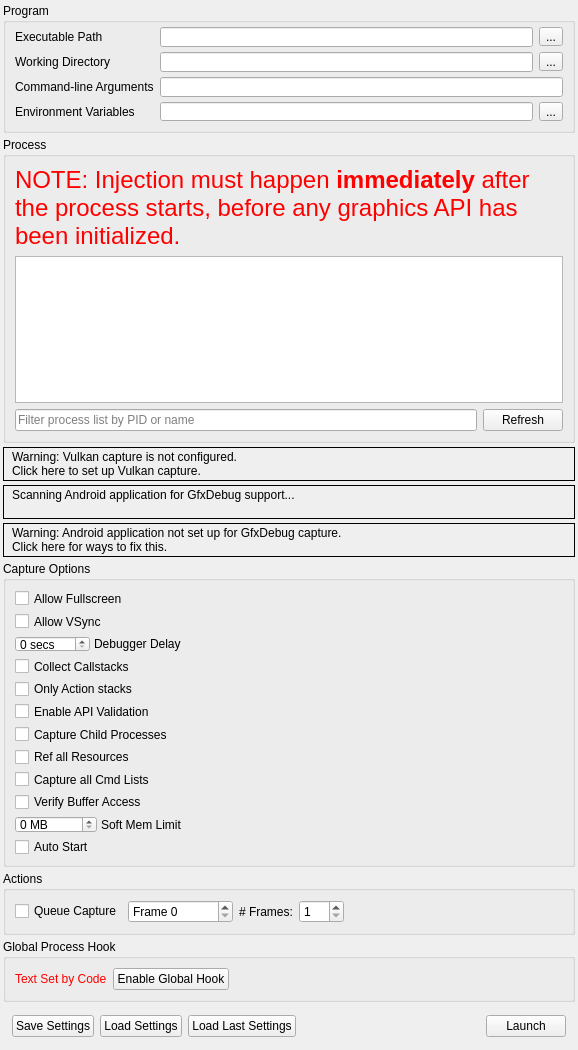
<?xml version="1.0" encoding="UTF-8"?>
<ui version="4.0">
 <class>CaptureDialog</class>
 <widget class="QFrame" name="CaptureDialog">
  <property name="geometry">
   <rect>
    <x>0</x>
    <y>0</y>
    <width>578</width>
    <height>1025</height>
   </rect>
  </property>
  <property name="windowTitle">
   <string>Launch Application</string>
  </property>
  <layout class="QVBoxLayout" name="verticalLayout">
   <property name="spacing">
    <number>4</number>
   </property>
   <property name="leftMargin">
    <number>3</number>
   </property>
   <property name="topMargin">
    <number>3</number>
   </property>
   <property name="rightMargin">
    <number>3</number>
   </property>
   <property name="bottomMargin">
    <number>3</number>
   </property>
   <item>
    <widget class="QGroupBox" name="exeGroup">
     <property name="sizePolicy">
      <sizepolicy hsizetype="Preferred" vsizetype="Minimum">
       <horstretch>0</horstretch>
       <verstretch>0</verstretch>
      </sizepolicy>
     </property>
     <property name="minimumSize">
      <size>
       <width>250</width>
       <height>130</height>
      </size>
     </property>
     <property name="title">
      <string>Program</string>
     </property>
     <layout class="QGridLayout" name="gridLayout">
      <property name="topMargin">
       <number>4</number>
      </property>
      <item row="0" column="0">
       <widget class="QLabel" name="exePathLabel">
        <property name="toolTip">
         <string>Browse for an executable file</string>
        </property>
        <property name="text">
         <string>Executable Path</string>
        </property>
       </widget>
      </item>
      <item row="0" column="2">
       <widget class="RDLineEdit" name="exePath">
        <property name="minimumSize">
         <size>
          <width>0</width>
          <height>20</height>
         </size>
        </property>
        <property name="toolTip">
         <string>Browse for an executable file</string>
        </property>
       </widget>
      </item>
      <item row="0" column="3">
       <widget class="QToolButton" name="exePathBrowse">
        <property name="toolTip">
         <string>Browse for an executable file</string>
        </property>
        <property name="text">
         <string>...</string>
        </property>
       </widget>
      </item>
      <item row="1" column="0">
       <widget class="QLabel" name="workDirLabel">
        <property name="toolTip">
         <string>Browse for a working directory</string>
        </property>
        <property name="text">
         <string>Working Directory</string>
        </property>
       </widget>
      </item>
      <item row="1" column="2">
       <widget class="RDLineEdit" name="workDirPath">
        <property name="minimumSize">
         <size>
          <width>0</width>
          <height>20</height>
         </size>
        </property>
        <property name="toolTip">
         <string>Browse for a working directory</string>
        </property>
       </widget>
      </item>
      <item row="1" column="3">
       <widget class="QToolButton" name="workDirBrowse">
        <property name="toolTip">
         <string>Browse for a working directory</string>
        </property>
        <property name="text">
         <string>...</string>
        </property>
       </widget>
      </item>
      <item row="2" column="0">
       <widget class="QLabel" name="cmdLineLabel">
        <property name="toolTip">
         <string>The command-line that will be passed to the executable on launch</string>
        </property>
        <property name="text">
         <string>Command-line Arguments</string>
        </property>
       </widget>
      </item>
      <item row="2" column="2" colspan="2">
       <widget class="RDLineEdit" name="cmdline">
        <property name="minimumSize">
         <size>
          <width>0</width>
          <height>20</height>
         </size>
        </property>
        <property name="toolTip">
         <string>The command-line that will be passed to the executable on launch</string>
        </property>
       </widget>
      </item>
      <item row="3" column="0">
       <widget class="QLabel" name="envVarLabel">
        <property name="toolTip">
         <string>The environment variables for the executable</string>
        </property>
        <property name="text">
         <string>Environment Variables</string>
        </property>
       </widget>
      </item>
      <item row="3" column="2">
       <widget class="QLineEdit" name="envVar">
        <property name="toolTip">
         <string>The environment variables for the executable</string>
        </property>
        <property name="readOnly">
         <bool>true</bool>
        </property>
       </widget>
      </item>
      <item row="3" column="3">
       <widget class="QToolButton" name="envVarEdit">
        <property name="toolTip">
         <string>The environment variables for the executable</string>
        </property>
        <property name="text">
         <string>...</string>
        </property>
       </widget>
      </item>
     </layout>
    </widget>
   </item>
   <item>
    <widget class="QGroupBox" name="injectGroup">
     <property name="sizePolicy">
      <sizepolicy hsizetype="Preferred" vsizetype="Expanding">
       <horstretch>0</horstretch>
       <verstretch>100</verstretch>
      </sizepolicy>
     </property>
     <property name="minimumSize">
      <size>
       <width>250</width>
       <height>260</height>
      </size>
     </property>
     <property name="title">
      <string>Process</string>
     </property>
     <layout class="QGridLayout" name="gridLayout_2">
      <item row="0" column="0" colspan="2">
       <widget class="QLabel" name="processWarning">
        <property name="palette">
         <palette>
          <active>
           <colorrole role="WindowText">
            <brush brushstyle="SolidPattern">
             <color alpha="255">
              <red>255</red>
              <green>0</green>
              <blue>0</blue>
             </color>
            </brush>
           </colorrole>
          </active>
          <inactive>
           <colorrole role="WindowText">
            <brush brushstyle="SolidPattern">
             <color alpha="255">
              <red>255</red>
              <green>0</green>
              <blue>0</blue>
             </color>
            </brush>
           </colorrole>
          </inactive>
          <disabled>
           <colorrole role="WindowText">
            <brush brushstyle="SolidPattern">
             <color alpha="255">
              <red>106</red>
              <green>104</green>
              <blue>100</blue>
             </color>
            </brush>
           </colorrole>
          </disabled>
         </palette>
        </property>
        <property name="font">
         <font>
          <pointsize>18</pointsize>
         </font>
        </property>
        <property name="text">
         <string>NOTE: Injection must happen &lt;b&gt;immediately&lt;/b&gt; after the process starts, before any graphics API has been initialized.</string>
        </property>
        <property name="wordWrap">
         <bool>true</bool>
        </property>
       </widget>
      </item>
      <item row="1" column="0" colspan="2">
       <widget class="QTreeView" name="processList">
        <property name="sizePolicy">
         <sizepolicy hsizetype="Preferred" vsizetype="Expanding">
          <horstretch>0</horstretch>
          <verstretch>0</verstretch>
         </sizepolicy>
        </property>
        <property name="minimumSize">
         <size>
          <width>0</width>
          <height>100</height>
         </size>
        </property>
        <property name="editTriggers">
         <set>QAbstractItemView::NoEditTriggers</set>
        </property>
        <property name="indentation">
         <number>0</number>
        </property>
        <property name="rootIsDecorated">
         <bool>false</bool>
        </property>
        <property name="itemsExpandable">
         <bool>false</bool>
        </property>
        <property name="sortingEnabled">
         <bool>true</bool>
        </property>
       </widget>
      </item>
      <item row="2" column="0">
       <widget class="QLineEdit" name="processFilter">
        <property name="placeholderText">
         <string>Filter process list by PID or name</string>
        </property>
       </widget>
      </item>
      <item row="2" column="1">
       <widget class="QPushButton" name="processRefesh">
        <property name="text">
         <string>Refresh</string>
        </property>
       </widget>
      </item>
     </layout>
    </widget>
   </item>
   <item>
    <widget class="RDLabel" name="vulkanLayerWarn">
     <property name="cursor">
      <cursorShape>PointingHandCursor</cursorShape>
     </property>
     <property name="frameShape">
      <enum>QFrame::Box</enum>
     </property>
     <property name="text">
      <string>&lt;html&gt;&lt;head/&gt;&lt;body&gt;&lt;table&gt;&lt;tr&gt;&lt;td valign=&quot;middle&quot;&gt;&lt;img width=&quot;16&quot; src=&quot;:/information.png&quot;/&gt;&lt;/td&gt;&lt;td&gt;&lt;p&gt;Warning: Vulkan capture is not configured.&lt;br/&gt;Click here to set up Vulkan capture.&lt;/p&gt;&lt;/td&gt;&lt;/tr&gt;&lt;/table&gt;&lt;/body&gt;&lt;/html&gt;</string>
     </property>
     <property name="textFormat">
      <enum>Qt::RichText</enum>
     </property>
     <property name="margin">
      <number>3</number>
     </property>
    </widget>
   </item>
   <item>
    <widget class="RDLabel" name="androidScan">
     <property name="cursor">
      <cursorShape>PointingHandCursor</cursorShape>
     </property>
     <property name="frameShape">
      <enum>QFrame::Box</enum>
     </property>
     <property name="text">
      <string>&lt;html&gt;&lt;head/&gt;&lt;body&gt;&lt;table&gt;&lt;tr&gt;&lt;td valign=&quot;middle&quot;&gt;&lt;img width=&quot;16&quot; src=&quot;:/information.png&quot;/&gt;&lt;/td&gt;&lt;td valign=&quot;middle&quot;&gt;&lt;p&gt;Scanning Android application for GfxDebug support...&lt;br/&gt;&lt;/p&gt;&lt;/td&gt;&lt;/tr&gt;&lt;/table&gt;&lt;/body&gt;&lt;/html&gt;</string>
     </property>
     <property name="textFormat">
      <enum>Qt::RichText</enum>
     </property>
     <property name="margin">
      <number>3</number>
     </property>
    </widget>
   </item>
   <item>
    <widget class="RDLabel" name="androidWarn">
     <property name="cursor">
      <cursorShape>PointingHandCursor</cursorShape>
     </property>
     <property name="frameShape">
      <enum>QFrame::Box</enum>
     </property>
     <property name="text">
      <string>&lt;html&gt;&lt;head/&gt;&lt;body&gt;&lt;table&gt;&lt;tr&gt;&lt;td valign=&quot;middle&quot;&gt;&lt;img width=&quot;16&quot; src=&quot;:/information.png&quot;/&gt;&lt;/td&gt;&lt;td&gt;&lt;p&gt;Warning: Android application not set up for GfxDebug capture.&lt;br/&gt;Click here for ways to fix this.&lt;/p&gt;&lt;/td&gt;&lt;/tr&gt;&lt;/table&gt;&lt;/body&gt;&lt;/html&gt;</string>
     </property>
     <property name="textFormat">
      <enum>Qt::RichText</enum>
     </property>
     <property name="margin">
      <number>3</number>
     </property>
    </widget>
   </item>
   <item>
    <widget class="QGroupBox" name="optionsGroup">
     <property name="sizePolicy">
      <sizepolicy hsizetype="Preferred" vsizetype="Minimum">
       <horstretch>0</horstretch>
       <verstretch>0</verstretch>
      </sizepolicy>
     </property>
     <property name="title">
      <string>Capture Options</string>
     </property>
     <layout class="QVBoxLayout" name="verticalLayout_2">
      <item>
       <widget class="QCheckBox" name="AllowFullscreen">
        <property name="toolTip">
         <string>Allows the application to switch to full-screen mode</string>
        </property>
        <property name="text">
         <string>Allow Fullscreen</string>
        </property>
       </widget>
      </item>
      <item>
       <widget class="QCheckBox" name="AllowVSync">
        <property name="toolTip">
         <string>Allows the application to enable v-sync</string>
        </property>
        <property name="text">
         <string>Allow VSync</string>
        </property>
       </widget>
      </item>
      <item>
       <widget class="QFrame" name="DebuggerDelayFrame">
        <property name="sizePolicy">
         <sizepolicy hsizetype="Fixed" vsizetype="Preferred">
          <horstretch>0</horstretch>
          <verstretch>0</verstretch>
         </sizepolicy>
        </property>
        <property name="frameShape">
         <enum>QFrame::NoFrame</enum>
        </property>
        <property name="frameShadow">
         <enum>QFrame::Plain</enum>
        </property>
        <layout class="QHBoxLayout" name="horizontalLayout_3">
         <property name="spacing">
          <number>4</number>
         </property>
         <property name="leftMargin">
          <number>0</number>
         </property>
         <property name="topMargin">
          <number>0</number>
         </property>
         <property name="rightMargin">
          <number>0</number>
         </property>
         <property name="bottomMargin">
          <number>0</number>
         </property>
         <item>
          <widget class="QDoubleSpinBox" name="DelayForDebugger">
           <property name="sizePolicy">
            <sizepolicy hsizetype="Minimum" vsizetype="Fixed">
             <horstretch>0</horstretch>
             <verstretch>0</verstretch>
            </sizepolicy>
           </property>
           <property name="minimumSize">
            <size>
             <width>40</width>
             <height>0</height>
            </size>
           </property>
           <property name="toolTip">
            <string>Pauses for N seconds after launching the process, to allow a debugger to attach</string>
           </property>
           <property name="suffix">
            <string comment="seconds"> secs</string>
           </property>
           <property name="decimals">
            <number>0</number>
           </property>
           <property name="maximum">
            <double>120.000000000000000</double>
           </property>
           <property name="value">
            <double>0.000000000000000</double>
           </property>
          </widget>
         </item>
         <item>
          <widget class="QLabel" name="DebuggerDelayLabel">
           <property name="sizePolicy">
            <sizepolicy hsizetype="Fixed" vsizetype="Preferred">
             <horstretch>0</horstretch>
             <verstretch>0</verstretch>
            </sizepolicy>
           </property>
           <property name="toolTip">
            <string>Pauses for N seconds after launching the process, to allow a debugger to attach</string>
           </property>
           <property name="text">
            <string>Debugger Delay</string>
           </property>
          </widget>
         </item>
        </layout>
       </widget>
      </item>
      <item>
       <widget class="QCheckBox" name="CaptureCallstacks">
        <property name="toolTip">
         <string>Collect a callstack on every API call</string>
        </property>
        <property name="text">
         <string>Collect Callstacks</string>
        </property>
       </widget>
      </item>
      <item>
       <widget class="QCheckBox" name="CaptureCallstacksOnlyActions">
        <property name="toolTip">
         <string>Only collect callstacks on actions (draws, dispatches, clears, copies, etc)</string>
        </property>
        <property name="text">
         <string>Only Action stacks</string>
        </property>
       </widget>
      </item>
      <item>
       <widget class="QCheckBox" name="APIValidation">
        <property name="toolTip">
         <string>Initialise the graphics API with built-in validation enabled - allows capturing and reading of errors and warnings generated by the API's own debugging system</string>
        </property>
        <property name="text">
         <string>Enable API Validation</string>
        </property>
       </widget>
      </item>
      <item>
       <widget class="QCheckBox" name="HookIntoChildren">
        <property name="toolTip">
         <string>Hook into child processes - useful with launchers or similar intermediate processes</string>
        </property>
        <property name="text">
         <string>Capture Child Processes</string>
        </property>
       </widget>
      </item>
      <item>
       <widget class="QCheckBox" name="RefAllResources">
        <property name="toolTip">
         <string>Consider all resources to be included, even if unused in the capture frame</string>
        </property>
        <property name="text">
         <string>Ref all Resources</string>
        </property>
       </widget>
      </item>
      <item>
       <widget class="QCheckBox" name="CaptureAllCmdLists">
        <property name="toolTip">
         <string>When enabled, all deferred command lists will be saved even while idling. This has an overhead but ensures if you hold onto a list it will be captured.</string>
        </property>
        <property name="text">
         <string>Capture all Cmd Lists</string>
        </property>
       </widget>
      </item>
      <item>
       <widget class="QCheckBox" name="VerifyBufferAccess">
        <property name="toolTip">
         <string>When enabled, verify some buffer access on OpenGL and D3D11. This initialises buffers with undefined contents on creation to 0xdddddddd instead of 0x0, and verifies that Map() bounds are not overrun.</string>
        </property>
        <property name="text">
         <string>Verify Buffer Access</string>
        </property>
       </widget>
      </item>
      <item>
       <widget class="QFrame" name="SoftMemoryLimitFrame">
        <property name="sizePolicy">
         <sizepolicy hsizetype="Fixed" vsizetype="Preferred">
          <horstretch>0</horstretch>
          <verstretch>0</verstretch>
         </sizepolicy>
        </property>
        <property name="frameShape">
         <enum>QFrame::NoFrame</enum>
        </property>
        <property name="frameShadow">
         <enum>QFrame::Plain</enum>
        </property>
        <layout class="QHBoxLayout" name="SoftMemoryLimitLayout">
         <property name="spacing">
          <number>4</number>
         </property>
         <property name="leftMargin">
          <number>0</number>
         </property>
         <property name="topMargin">
          <number>0</number>
         </property>
         <property name="rightMargin">
          <number>0</number>
         </property>
         <property name="bottomMargin">
          <number>0</number>
         </property>
         <item>
          <widget class="QDoubleSpinBox" name="SoftMemoryLimit">
           <property name="sizePolicy">
            <sizepolicy hsizetype="Minimum" vsizetype="Fixed">
             <horstretch>0</horstretch>
             <verstretch>0</verstretch>
            </sizepolicy>
           </property>
           <property name="minimumSize">
            <size>
             <width>40</width>
             <height>0</height>
            </size>
           </property>
           <property name="toolTip">
            <string>Specifies a soft memory limit which some APIs may use to limit graphics memory use and use disk space instead for storing temporary data.</string>
           </property>
           <property name="suffix">
            <string comment="seconds"> MB</string>
           </property>
           <property name="decimals">
            <number>0</number>
           </property>
           <property name="maximum">
            <double>99999.000000000000000</double>
           </property>
           <property name="value">
            <double>0.000000000000000</double>
           </property>
          </widget>
         </item>
         <item>
          <widget class="QLabel" name="SoftMemoryLimitLabel">
           <property name="sizePolicy">
            <sizepolicy hsizetype="Fixed" vsizetype="Preferred">
             <horstretch>0</horstretch>
             <verstretch>0</verstretch>
            </sizepolicy>
           </property>
           <property name="toolTip">
            <string>Specifies a soft memory limit which some APIs may use to limit graphics memory use and use disk space instead for storing temporary data.</string>
           </property>
           <property name="text">
            <string>Soft Mem Limit</string>
           </property>
          </widget>
         </item>
        </layout>
       </widget>
      </item>
      <item>
       <widget class="QCheckBox" name="AutoStart">
        <property name="toolTip">
         <string>If these capture settings are saved &amp; run, auto start the capture instantly on load</string>
        </property>
        <property name="text">
         <string>Auto Start</string>
        </property>
       </widget>
      </item>
     </layout>
    </widget>
   </item>
   <item>
    <widget class="QGroupBox" name="actionGroup">
     <property name="sizePolicy">
      <sizepolicy hsizetype="Preferred" vsizetype="Minimum">
       <horstretch>0</horstretch>
       <verstretch>0</verstretch>
      </sizepolicy>
     </property>
     <property name="title">
      <string>Actions</string>
     </property>
     <layout class="QHBoxLayout" name="horizontalLayout_5">
      <item>
       <widget class="QCheckBox" name="queueFrameCap">
        <property name="text">
         <string>Queue Capture</string>
        </property>
       </widget>
      </item>
      <item>
       <widget class="QDoubleSpinBox" name="queuedFrame">
        <property name="sizePolicy">
         <sizepolicy hsizetype="Fixed" vsizetype="Fixed">
          <horstretch>0</horstretch>
          <verstretch>0</verstretch>
         </sizepolicy>
        </property>
        <property name="prefix">
         <string comment="Frame number" extracomment="To Capture">Frame </string>
        </property>
        <property name="suffix">
         <string/>
        </property>
        <property name="decimals">
         <number>0</number>
        </property>
        <property name="minimum">
         <double>0.000000000000000</double>
        </property>
        <property name="maximum">
         <double>4294967296.000000000000000</double>
        </property>
       </widget>
      </item>
      <item>
       <widget class="QLabel" name="numFramesLabel">
        <property name="sizePolicy">
         <sizepolicy hsizetype="Preferred" vsizetype="Preferred">
          <horstretch>0</horstretch>
          <verstretch>0</verstretch>
         </sizepolicy>
        </property>
        <property name="text">
         <string># Frames:</string>
        </property>
       </widget>
      </item>
      <item>
       <widget class="QDoubleSpinBox" name="numFrames">
        <property name="minimumSize">
         <size>
          <width>45</width>
          <height>0</height>
         </size>
        </property>
        <property name="decimals">
         <number>0</number>
        </property>
        <property name="minimum">
         <double>1.000000000000000</double>
        </property>
        <property name="maximum">
         <double>10.000000000000000</double>
        </property>
       </widget>
      </item>
      <item>
       <spacer name="ActionsSpacer">
        <property name="orientation">
         <enum>Qt::Horizontal</enum>
        </property>
        <property name="sizeHint" stdset="0">
         <size>
          <width>596</width>
          <height>20</height>
         </size>
        </property>
       </spacer>
      </item>
     </layout>
    </widget>
   </item>
   <item>
    <widget class="QGroupBox" name="globalGroup">
     <property name="sizePolicy">
      <sizepolicy hsizetype="Preferred" vsizetype="Minimum">
       <horstretch>0</horstretch>
       <verstretch>0</verstretch>
      </sizepolicy>
     </property>
     <property name="title">
      <string>Global Process Hook</string>
     </property>
     <layout class="QHBoxLayout" name="horizontalLayout_2">
      <item>
       <widget class="QLabel" name="globalLabel">
        <property name="palette">
         <palette>
          <active>
           <colorrole role="WindowText">
            <brush brushstyle="SolidPattern">
             <color alpha="255">
              <red>255</red>
              <green>0</green>
              <blue>0</blue>
             </color>
            </brush>
           </colorrole>
          </active>
          <inactive>
           <colorrole role="WindowText">
            <brush brushstyle="SolidPattern">
             <color alpha="255">
              <red>255</red>
              <green>0</green>
              <blue>0</blue>
             </color>
            </brush>
           </colorrole>
          </inactive>
          <disabled>
           <colorrole role="WindowText">
            <brush brushstyle="SolidPattern">
             <color alpha="255">
              <red>106</red>
              <green>104</green>
              <blue>100</blue>
             </color>
            </brush>
           </colorrole>
          </disabled>
         </palette>
        </property>
        <property name="text">
         <string>Text Set by Code</string>
        </property>
       </widget>
      </item>
      <item>
       <widget class="QPushButton" name="toggleGlobal">
        <property name="text">
         <string>Enable Global Hook</string>
        </property>
        <property name="checkable">
         <bool>true</bool>
        </property>
        <property name="checked">
         <bool>false</bool>
        </property>
       </widget>
      </item>
      <item>
       <spacer name="globalSpacer">
        <property name="orientation">
         <enum>Qt::Horizontal</enum>
        </property>
        <property name="sizeHint" stdset="0">
         <size>
          <width>587</width>
          <height>20</height>
         </size>
        </property>
       </spacer>
      </item>
     </layout>
    </widget>
   </item>
   <item>
    <widget class="QFrame" name="buttonsFrame">
     <property name="sizePolicy">
      <sizepolicy hsizetype="Preferred" vsizetype="Minimum">
       <horstretch>0</horstretch>
       <verstretch>0</verstretch>
      </sizepolicy>
     </property>
     <property name="frameShape">
      <enum>QFrame::NoFrame</enum>
     </property>
     <property name="frameShadow">
      <enum>QFrame::Plain</enum>
     </property>
     <layout class="QHBoxLayout" name="horizontalLayout">
      <item>
       <widget class="QPushButton" name="saveSettings">
        <property name="toolTip">
         <string>Save these capture settings to file to load later</string>
        </property>
        <property name="text">
         <string>Save Settings</string>
        </property>
       </widget>
      </item>
      <item>
       <widget class="QPushButton" name="loadSettings">
        <property name="sizePolicy">
         <sizepolicy hsizetype="Minimum" vsizetype="Fixed">
          <horstretch>0</horstretch>
          <verstretch>0</verstretch>
         </sizepolicy>
        </property>
        <property name="toolTip">
         <string>Load a saved set of capture settings</string>
        </property>
        <property name="text">
         <string>Load Settings</string>
        </property>
       </widget>
      </item>
      <item>
       <widget class="QPushButton" name="loadLastCapture">
        <property name="sizePolicy">
         <sizepolicy hsizetype="Minimum" vsizetype="Fixed">
          <horstretch>0</horstretch>
          <verstretch>0</verstretch>
         </sizepolicy>
        </property>
        <property name="toolTip">
         <string>Load the most recently used capture settings</string>
        </property>
        <property name="text">
         <string>Load Last Settings</string>
        </property>
       </widget>
      </item>
      <item>
       <spacer name="buttonsSpace">
        <property name="orientation">
         <enum>Qt::Horizontal</enum>
        </property>
        <property name="sizeType">
         <enum>QSizePolicy::Expanding</enum>
        </property>
        <property name="sizeHint" stdset="0">
         <size>
          <width>556</width>
          <height>20</height>
         </size>
        </property>
       </spacer>
      </item>
      <item>
       <widget class="QPushButton" name="launch">
        <property name="toolTip">
         <string>Launch the selected program with GfxDebug enabled for capture</string>
        </property>
        <property name="text">
         <string>Launch</string>
        </property>
       </widget>
      </item>
     </layout>
    </widget>
   </item>
   <item>
    <spacer name="topVerticalSpacer">
     <property name="orientation">
      <enum>Qt::Vertical</enum>
     </property>
     <property name="sizeHint" stdset="0">
      <size>
       <width>0</width>
       <height>0</height>
      </size>
     </property>
    </spacer>
   </item>
  </layout>
 </widget>
 <customwidgets>
  <customwidget>
   <class>RDLabel</class>
   <extends>QLabel</extends>
   <header>Widgets/Extended/RDLabel.h</header>
  </customwidget>
  <customwidget>
   <class>RDLineEdit</class>
   <extends>QLineEdit</extends>
   <header>Widgets/Extended/RDLineEdit.h</header>
  </customwidget>
 </customwidgets>
 <resources/>
 <connections/>
</ui>
